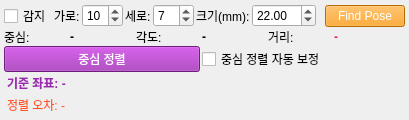
        <widget class="QWidget" name="tabChessboard">
         <attribute name="title">
          <string>Chessboard</string>
         </attribute>
         <layout class="QVBoxLayout" name="verticalLayoutChessboardTab">
          <property name="spacing">
           <number>0</number>
          </property>
          <property name="leftMargin">
           <number>4</number>
          </property>
          <property name="topMargin">
           <number>4</number>
          </property>
          <property name="rightMargin">
           <number>4</number>
          </property>
          <property name="bottomMargin">
           <number>4</number>
          </property>
          <!-- Chessboard Settings -->
          <item>
           <layout class="QHBoxLayout" name="horizontalLayoutChessboardSettings">
            <property name="spacing">
             <number>2</number>
            </property>
            <item>
             <widget class="QCheckBox" name="checkChessboardDetect">
              <property name="text">
               <string>감지</string>
              </property>
             </widget>
            </item>
            <item>
             <widget class="QLabel" name="labelChessboardCols">
              <property name="text">
               <string>가로:</string>
              </property>
             </widget>
            </item>
            <item>
             <widget class="QSpinBox" name="spinChessboardCols">
              <property name="minimum">
               <number>3</number>
              </property>
              <property name="maximum">
               <number>20</number>
              </property>
              <property name="value">
               <number>10</number>
              </property>
             </widget>
            </item>
            <item>
             <widget class="QLabel" name="labelChessboardRows">
              <property name="text">
               <string>세로:</string>
              </property>
             </widget>
            </item>
            <item>
             <widget class="QSpinBox" name="spinChessboardRows">
              <property name="minimum">
               <number>3</number>
              </property>
              <property name="maximum">
               <number>20</number>
              </property>
              <property name="value">
               <number>7</number>
              </property>
             </widget>
            </item>
            <item>
             <widget class="QLabel" name="labelSquareSize">
              <property name="text">
               <string>크기(mm):</string>
              </property>
             </widget>
            </item>
            <item>
             <widget class="QDoubleSpinBox" name="spinSquareSize">
              <property name="minimum">
               <double>1.000000000000000</double>
              </property>
              <property name="maximum">
               <double>100.000000000000000</double>
              </property>
              <property name="singleStep">
               <double>0.500000000000000</double>
              </property>
              <property name="value">
               <double>22.000000000000000</double>
              </property>
             </widget>
            </item>
            <item>
             <spacer name="horizontalSpacerChessboard">
              <property name="orientation">
               <enum>Qt::Horizontal</enum>
              </property>
             </spacer>
            </item>
            <item>
             <widget class="QPushButton" name="btnFindChessboardPose">
              <property name="text">
               <string>Find Pose</string>
              </property>
              <property name="styleSheet">
               <string>background-color: #FF9800; color: white;</string>
              </property>
             </widget>
            </item>
           </layout>
          </item>
          <!-- Chessboard Pose Result -->
          <item>
           <layout class="QHBoxLayout" name="horizontalLayoutChessboardPose">
            <property name="spacing">
             <number>2</number>
            </property>
            <item>
             <widget class="QLabel" name="labelChessboardCenter">
              <property name="text">
               <string>중심:</string>
              </property>
             </widget>
            </item>
            <item>
             <widget class="QLabel" name="labelChessboardCenterValue">
              <property name="sizePolicy">
               <sizepolicy hsizetype="Preferred" vsizetype="Fixed">
                <horstretch>0</horstretch>
                <verstretch>0</verstretch>
               </sizepolicy>
              </property>
              <property name="text">
               <string>-</string>
              </property>
              <property name="styleSheet">
               <string>font-weight: bold;</string>
              </property>
             </widget>
            </item>
            <item>
             <widget class="QLabel" name="labelChessboardAngle">
              <property name="text">
               <string>각도:</string>
              </property>
             </widget>
            </item>
            <item>
             <widget class="QLabel" name="labelChessboardAngleValue">
              <property name="sizePolicy">
               <sizepolicy hsizetype="Preferred" vsizetype="Fixed">
                <horstretch>0</horstretch>
                <verstretch>0</verstretch>
               </sizepolicy>
              </property>
              <property name="text">
               <string>-</string>
              </property>
              <property name="styleSheet">
               <string>font-weight: bold;</string>
              </property>
             </widget>
            </item>
            <item>
             <widget class="QLabel" name="labelChessboardDistance">
              <property name="text">
               <string>거리:</string>
              </property>
             </widget>
            </item>
            <item>
             <widget class="QLabel" name="labelChessboardDistanceValue">
              <property name="sizePolicy">
               <sizepolicy hsizetype="Preferred" vsizetype="Fixed">
                <horstretch>0</horstretch>
                <verstretch>0</verstretch>
               </sizepolicy>
              </property>
              <property name="text">
               <string>-</string>
              </property>
              <property name="styleSheet">
               <string>font-weight: bold; color: #E91E63;</string>
              </property>
             </widget>
            </item>
            <item>
             <spacer name="horizontalSpacerPose">
              <property name="orientation">
               <enum>Qt::Horizontal</enum>
              </property>
             </spacer>
            </item>
           </layout>
          </item>
          <!-- Chessboard Robot Align -->
          <item>
           <layout class="QHBoxLayout" name="horizontalLayoutChessboardAlign">
            <property name="spacing">
             <number>2</number>
            </property>
            <item>
             <widget class="QPushButton" name="btnAlignCenter">
              <property name="text">
               <string>중심 정렬</string>
              </property>
              <property name="styleSheet">
               <string>background-color: #9C27B0; color: white;</string>
              </property>
             </widget>
            </item>
            <item>
             <widget class="QCheckBox" name="checkAutoCorrection">
              <property name="text">
               <string>중심 정렬 자동 보정</string>
              </property>
             </widget>
            </item>
            <item>
             <spacer name="horizontalSpacerAlign">
              <property name="orientation">
               <enum>Qt::Horizontal</enum>
              </property>
             </spacer>
            </item>
           </layout>
          </item>
          <!-- 중심 정렬 후 Base 좌표 표시 -->
          <item>
           <widget class="QLabel" name="labelAlignedBasePos">
            <property name="sizePolicy">
             <sizepolicy hsizetype="Preferred" vsizetype="Fixed">
              <horstretch>0</horstretch>
              <verstretch>0</verstretch>
             </sizepolicy>
            </property>
            <property name="text">
             <string>기준 좌표: -</string>
            </property>
            <property name="styleSheet">
             <string>color: #9C27B0; font-weight: bold; padding: 2px 0px;</string>
            </property>
           </widget>
          </item>
          <!-- 정렬 오차 표시 -->
          <item>
           <widget class="QLabel" name="labelAlignError">
            <property name="sizePolicy">
             <sizepolicy hsizetype="Preferred" vsizetype="Fixed">
              <horstretch>0</horstretch>
              <verstretch>0</verstretch>
             </sizepolicy>
            </property>
            <property name="text">
             <string>정렬 오차: -</string>
            </property>
            <property name="styleSheet">
             <string>color: #FF5722; padding: 2px 0px;</string>
            </property>
           </widget>
          </item>
         </layout>
        </widget>
